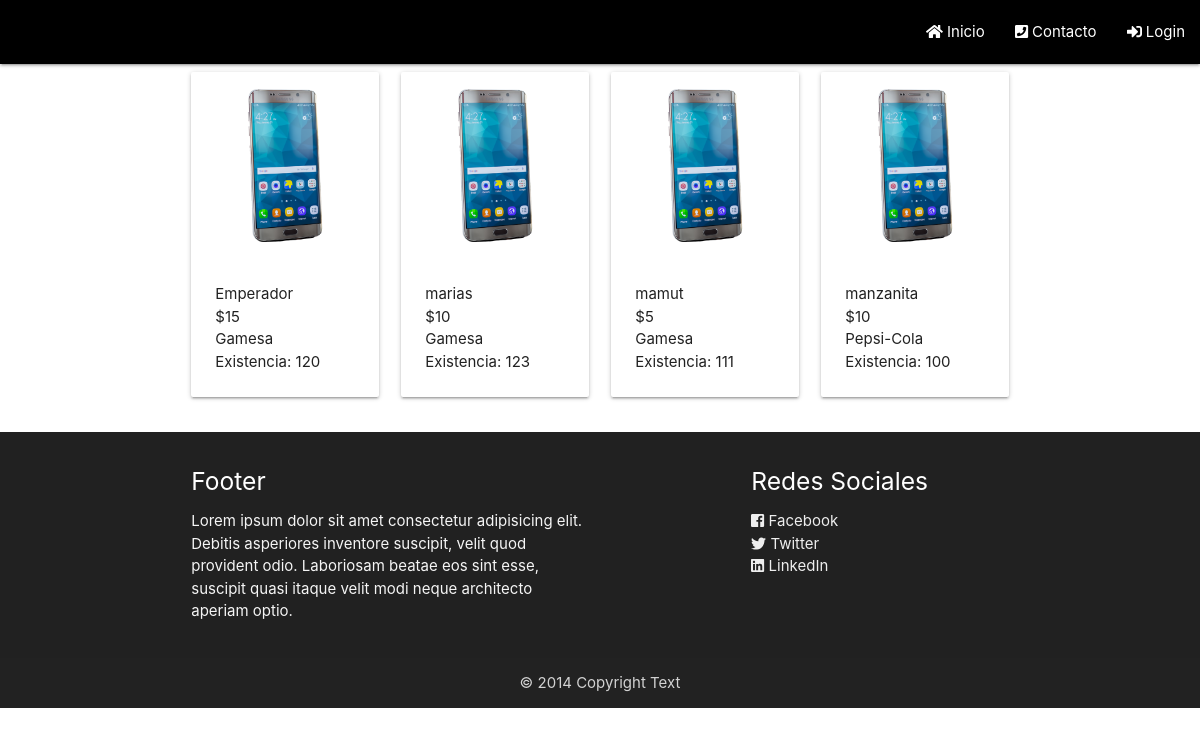
/Pag_Web/index.php, run on the app's committed database.
### tables this page shows
CREATE TABLE `producto` (
  `idProducto` int(11) NOT NULL,
  `nombreProducto` varchar(255) DEFAULT NULL,
  `precio` decimal(10,0) DEFAULT NULL,
  `existencia` int(11) DEFAULT NULL,
  `idMarca` int(11) DEFAULT NULL
);

CREATE TABLE `marca` (
  `idMarca` int(11) NOT NULL,
  `nomMarca` varchar(255) DEFAULT NULL
);

### Pag_Web/index.php (the view, shortened to what this page needs)
<!DOCTYPE html>
<html lang="en">
<?php include("layout/head.php"); ?>
<body>
<?php
if(isset($_SESSION["rol"]) && $_SESSION["rol"]=="admin" )
    include("layout/navbarAdmin.php");
else
    include("layout/navbarCte.php");
?>
    <div class="container" id="contenido">
            <div class="row">
                <?php
                require_once("conecta.php");
                $resultado=mysqli_query($con,"select marca.idMarca, marca.nomMarca, producto.idProducto, producto.nombreProducto, producto.precio, producto.existencia from producto inner join marca on producto.idMarca = marca.idMarca");
                while($fila=mysqli_fetch_array($resultado)){
                    echo'<div class="col s12 m3">';
                    echo'<div class="card">';
                            echo'<div class="card-image">';
                                echo'<img src="images/i.png">';
                            echo'</div>';
                            echo'<div class="card-content">';
                                echo'<p>';
                                echo $fila['nombreProducto'].'<br>';
                                echo'$'.$fila['precio'].'<br>';
                                echo $fila['nomMarca'].'<br>';
                                echo 'Existencia: '.$fila['existencia'].'<br>';
                                echo'</p>';
                            echo'</div>';
                        echo'</div>';
                    echo'</div>';
                    }
                ?>
            </div>
        </div>
    <?php include("layout/footer.php"); ?>
</body>
</html>

### Pag_Web/layout/head.php (shortened to what this page needs)
<head>
    <link rel="stylesheet" href="css/materialize.min.css">
</head>

### Pag_Web/layout/navbarCte.php
<nav>
    <div class="nav-wrapper black">
        <ul class="right hide-on-med-and-down">
            <li><a href="index.php"> <i class="fas fa-home"></i> Inicio </a></li>
            <li><a> <i class="fas fa-phone-square"></i> Contacto </a></li>
            <?php if(!isset($_SESSION["rol"])){
                echo'<li><a href="login.php"><i class="fas fa-sign-in-alt"></i> Login  </a></li>';
            }
            else{
                echo'<li><a href="carrito.php"><i class="fas fa-cart-arrow-down"></i><span class="totalP new badge blue" data-badge-caption="">';
                include("totalProductos.php");
                echo'</span></a></li>';
                echo'<li><a href="salir.php"><i class="fas fa-sign-out-alt"></i> Logout  </a></li>';
            }
            ?>
        </ul>
    </div>
</nav>

### Pag_Web/layout/footer.php
<footer class="page-footer grey darken-4">
  <div class="container">
    <div class="row">
      <div class="col l6 s12">
        <h5 class="white-text">Footer</h5>
        <p class="grey-text text-lighten-4">Lorem ipsum dolor sit amet consectetur adipisicing elit. Debitis asperiores inventore suscipit, velit quod provident odio. Laboriosam beatae eos sint esse, suscipit quasi itaque velit modi neque architecto aperiam optio.</p>
      </div>
      <div class="col l4 offset-l2 s12">
        <h5 class="white-text">Redes Sociales</h5>
        <ul>
          <li><a class="grey-text text-lighten-3" href="#!"><i class="fab fa-facebook-square"></i> Facebook</a></li>
          <li><a class="grey-text text-lighten-3" href="#!"><i class="fab fa-twitter"></i> Twitter</a></li>
          <li><a class="grey-text text-lighten-3" href="#!"><i class="fab fa-linkedin"></i> LinkedIn</a></li>
        </ul>
      </div>
    </div>
  </div>
  <div class="footer-copyright">
    <div class="container center">
    © 2014 Copyright Text
    </div>
  </div>
</footer>

### data on the page
producto: nombreProducto "Emperador", precio "15", idMarca.nomMarca "Gamesa", existencia "120"
producto: nombreProducto "marias", precio "10", idMarca.nomMarca "Gamesa", existencia "123"
producto: nombreProducto "mamut", precio "5", idMarca.nomMarca "Gamesa", existencia "111"
producto: nombreProducto "manzanita", precio "10", idMarca.nomMarca "Pepsi-Cola", existencia "100"
